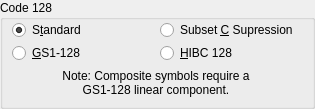
    <widget class="QGroupBox" name="grpC128" >
     <property name="geometry" >
      <rect>
       <x>114</x>
       <y>39</y>
       <width>315</width>
       <height>109</height>
      </rect>
     </property>
     <property name="title" >
      <string>Code 128</string>
     </property>
     <widget class="QLabel" name="lblC128" >
      <property name="geometry" >
       <rect>
        <x>48</x>
        <y>65</y>
        <width>216</width>
        <height>37</height>
       </rect>
      </property>
      <property name="text" >
       <string>&lt;!DOCTYPE HTML PUBLIC "-//W3C//DTD HTML 4.0//EN" "http://www.w3.org/TR/REC-html40/strict.dtd">
&lt;html>&lt;head>&lt;meta name="qrichtext" content="1" />&lt;style type="text/css">
p, li { white-space: pre-wrap; }
&lt;/style>&lt;/head>&lt;body style=" font-family:'Sans Serif'; font-size:9pt; font-weight:400; font-style:normal;">
&lt;p align="center" style=" margin-top:0px; margin-bottom:0px; margin-left:0px; margin-right:0px; -qt-block-indent:0; text-indent:0px;">Note: Composite symbols require a&lt;/p>
&lt;p align="center" style=" margin-top:0px; margin-bottom:0px; margin-left:0px; margin-right:0px; -qt-block-indent:0; text-indent:0px;">GS1-128 linear component.&lt;/p>&lt;/body>&lt;/html></string>
      </property>
     </widget>
     <widget class="QRadioButton" name="radC128Stand" >
      <property name="geometry" >
       <rect>
        <x>12</x>
        <y>19</y>
        <width>74</width>
        <height>22</height>
       </rect>
      </property>
      <property name="text" >
       <string>S&amp;tandard</string>
      </property>
      <property name="checked" >
       <bool>true</bool>
      </property>
     </widget>
     <widget class="QRadioButton" name="radC128EAN" >
      <property name="geometry" >
       <rect>
        <x>12</x>
        <y>42</y>
        <width>74</width>
        <height>22</height>
       </rect>
      </property>
      <property name="text" >
       <string>&amp;GS1-128</string>
      </property>
     </widget>
     <widget class="QRadioButton" name="radC128CSup" >
      <property name="geometry" >
       <rect>
        <x>160</x>
        <y>19</y>
        <width>142</width>
        <height>22</height>
       </rect>
      </property>
      <property name="text" >
       <string>Subset &amp;C Supression</string>
      </property>
     </widget>
     <widget class="QRadioButton" name="radC128HIBC" >
      <property name="geometry" >
       <rect>
        <x>160</x>
        <y>42</y>
        <width>142</width>
        <height>22</height>
       </rect>
      </property>
      <property name="text" >
       <string>&amp;HIBC 128</string>
      </property>
     </widget>
    </widget>
